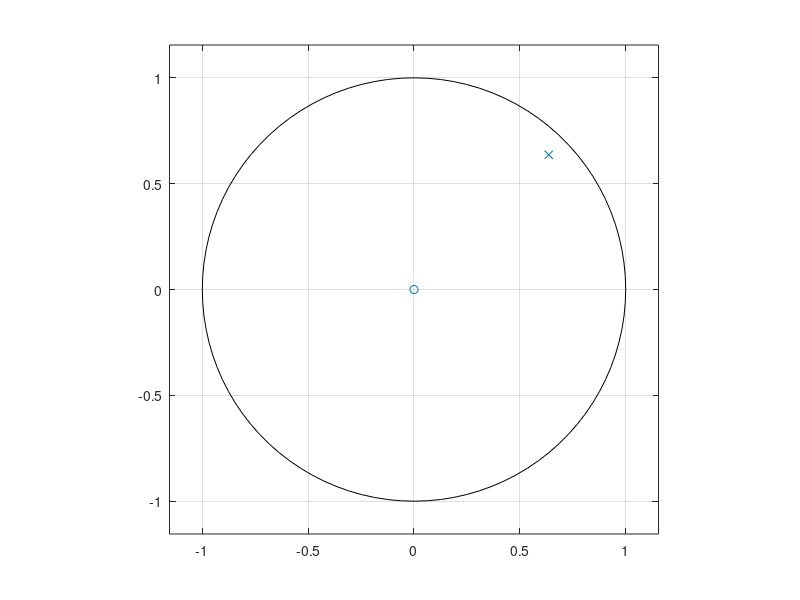
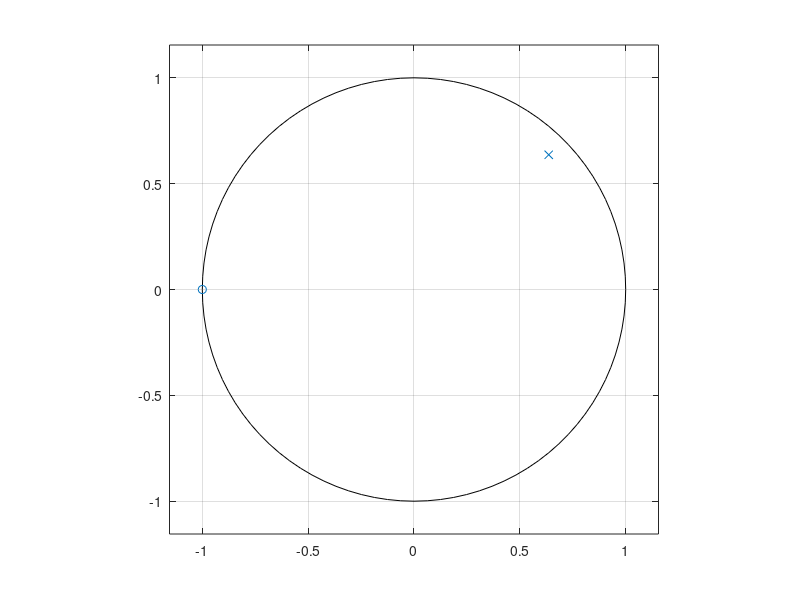
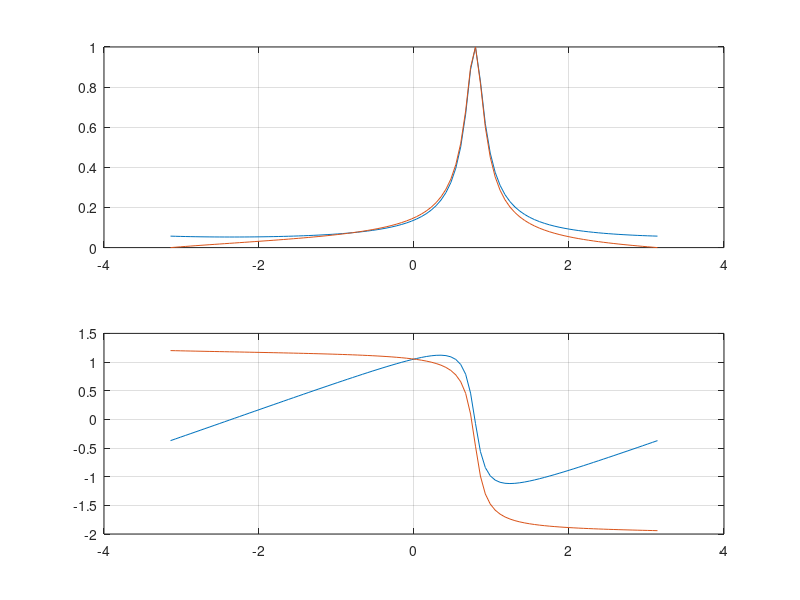

Source code (MATLAB) for these figures, in order:
clear all
close all
clc
r=.9;wc=pi/4;
z=[1];z_1=[1 1];p=[1 -r*exp(wc*i)];
w=linspace(-pi,pi,100);
h=freqz(z,p,w);h_1=freqz(z_1,p,w);
max1=max(abs(h));max2=max(abs(h_1));
figure
zplane(z,p)
figure
zplane(z_1,p)
figure
subplot(211);plot(w,abs(h)/max1);hold on;plot(w,abs(h_1)/max2);grid on;
subplot(212);plot(w,angle(h));hold on;plot(w,angle(h_1));grid on;
